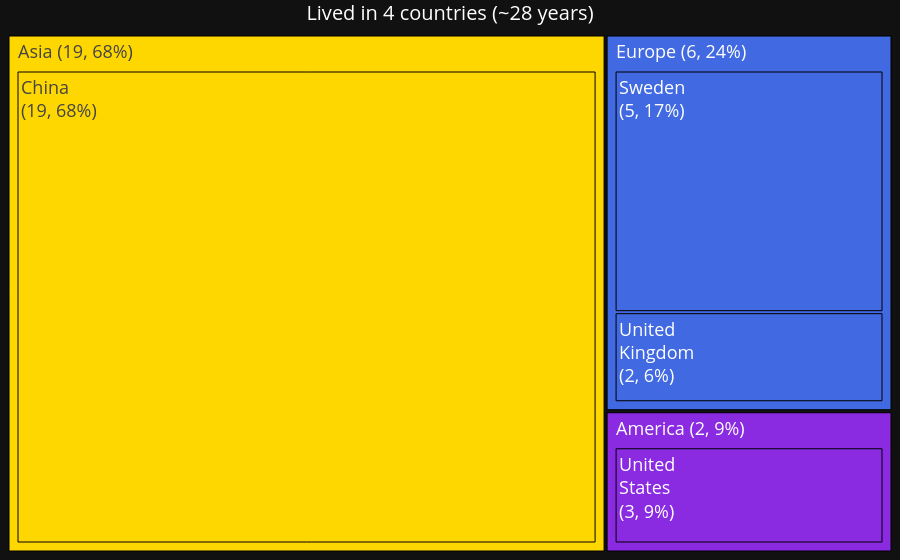

Notebook code cell kept with this figure:
### Code cell
NUM_COLS = df.select_dtypes(include='number').columns.tolist()
df_country = df.groupby(['country','continent'])[NUM_COLS].sum().reset_index()
df_country = add_country_codes(df_country.copy())
df_country['total_years'] = df_country['total_days']/365
display(df_country.head())

df_country_lived = df_country[df_country['country'].isin(COUNTRIES_LIVED)]
n_country_lived = df_country_lived.country.nunique()
t_country_lived = df_country_lived.total_years.sum()

create_tree(
    df=df_country_lived,
    feat='country',
    var='total_years',
    flag='continent',
    group_flag=True,
    color_dict=COLOR_DICT,
    font_size_dict=FONT_SIZE_DICT,
    title=f'Lived in {n_country_lived} countries (~{t_country_lived:.0f} years)',
    threshold=1,
    threshold_global=False,
    save_path='../attachments/tree_travel_all.html',
    #save_path=None
    )

### Figure 1 — Plotly figure (JSON) as saved in the notebook; plotly's stock layout.template omitted (floating-point values rounded to 4 significant figures)
{"data": [{"branchvalues": "total", "hoverinfo": "none", "ids": ["America", "Asia", "Europe", "America | United<br>States", "Asia | China", "Europe | Sweden", "Europe | United<br>Kingdom"], "labels": ["<br><br>America (2, 9%)", "<br><br>Asia (19, 68%)", "<br><br>Europe (6, 24%)", "United<br>States", "China", "Sweden", "United<br>Kingdom"], "marker": {"colors": ["blueviolet", "gold", "royalblue", "blueviolet", "gold", "royalblue", "royalblue"], "line": {"color": "black", "width": 1}}, "parents": ["", "", "", "America", "Asia", "Europe", "Europe"], "textfont": {"size": 18}, "textinfo": "label+value+percent root", "textposition": "top left", "texttemplate": "<br>%{label}<br>(%{value:.0f}, %{percentRoot:.0%})", "type": "treemap", "values": [2.501, 19.12, 6.671, 2.501, 19.12, 4.86, 1.811]}], "layout": {"font": {"color": "white", "size": 18}, "margin": {"b": 0, "l": 0, "r": 0, "t": 0}, "title": {"font": {"size": 20}, "text": "Lived in 4 countries (~28 years)", "x": 0.5, "xanchor": "center", "y": 0.99, "yanchor": "top"}, "uniformtext": {"minsize": 18, "mode": "show"}}}
